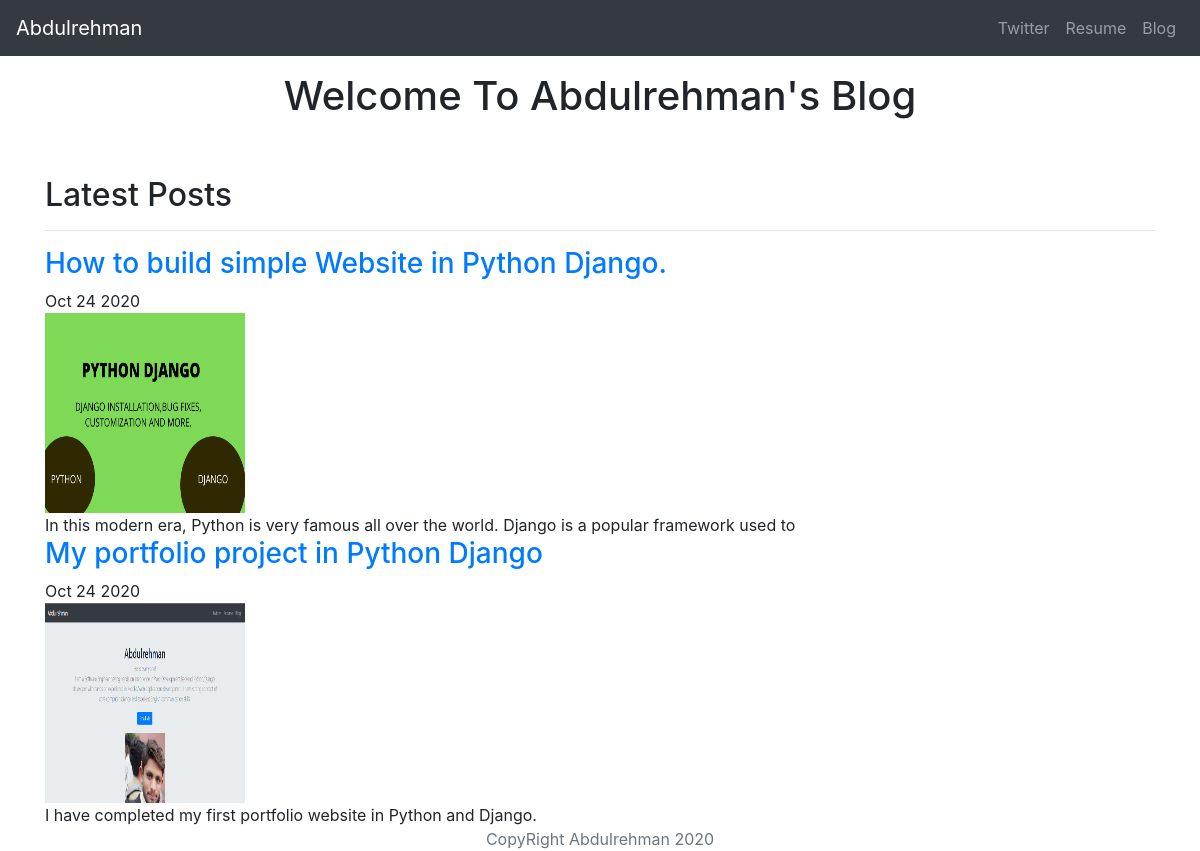
The app's page /blogs/ with its own data.
### blog/models.py (models this page shows, shortened)
class Blog(models.Model):
    title = models.CharField(max_length=200)
    pub_date = models.DateTimeField()
    body = models.TextField(max_length=500)
    image = models.ImageField(upload_to='images/')
    def summary(self):
        return self.body[:100]
    def pub_date_short(self):
        return self.pub_date.strftime('%b %e %Y')

### blog/views.py (the view)
# urls.py: path('',views.allblogs, name='allblogs'),
def allblogs(request):
    blogs = Blog.objects
    return render(request, 'blog/allblogs.html', {'blogs':blogs})

### blog/templates/blog/allblogs.html (shortened to what this page needs)
<!doctype html>
<html lang="en">
  <head>
    {% load static %}
<link rel="stylesheet" href="https://cdn.jsdelivr.net/npm/bootstrap@4.5.3/dist/css/bootstrap.min.css">
  </head>
  <body>
    <header>
      <nav class="navbar navbar-expand-lg navbar-dark bg-dark">
        <a class="navbar-brand" href="{% url 'home'%}">Abdulrehman</a>
        <div class="collapse navbar-collapse" id="navbarNavAltMarkup">
          <div class="navbar-nav ml-auto">
            <a class="nav-link" href="#">Twitter</a>
            <a class="nav-link" href="{% static 'Abdulcv.pdf'%}">Resume</a>
            <a class="nav-link" href="{% url 'allblogs'%}">Blog</a>
          </div>
        </div>
      </nav>
</header>
<main role="main">
    <div class="container">
<h1 class="text-center pt-3">Welcome To Abdulrehman's Blog</h1>
<br>
<br>
<h2>Latest Posts</h2>
<hr>
{% for blog in blogs.all %}
<a href="{% url 'detail' blog.id %}"><h3>{{ blog.title }}</h3></a>
{{ blog.pub_date_short }}
<br>
<img class="image-fluid" src="{{ blog.image.url }}" height="200" width="200">
<br>
{{ blog.summary }}
{% endfor %}
</div>
</main>
<footer class="text-muted">
  <div class="container text-center">
      CopyRight Abdulrehman {% now "Y"%}
  </div>
</footer>
    </body>
</html>

### records on screen
Blog: title "How to build simple Website in Python Django.", pub_date_short "Oct 24 2020", image (picture), summary "In this modern era, Python is very famous all over the world. Django is a popular framework used to"
Blog: title "My portfolio project in Python Django", pub_date_short "Oct 24 2020", image (picture), summary "I have completed my first portfolio website in Python and Django."
